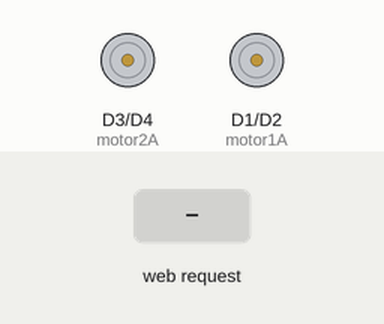
The sketch below on a simulated ESP8266 (NodeMCU). Parts: motor-driver pin pairs drawn as motors (green arrow = first pin HIGH = forward, orange = second pin HIGH = backward, longer = more drive). The test bench sets the inputs (shaded band). WiFi joins after 1.5 s; servers stay silent unless stated; what the sketch prints to the serial monitor is not drawn.

Above: at 3.2 s.
3.3 s: HTTP request GET /FORWARD received
At 4.5 s:
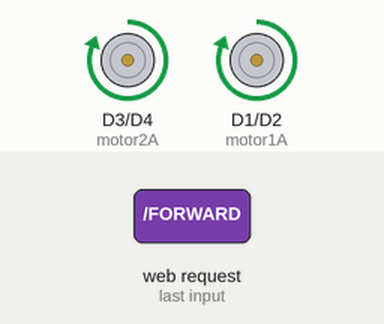
4.8 s: HTTP request GET /BACKWARD received
At 5.8 s:
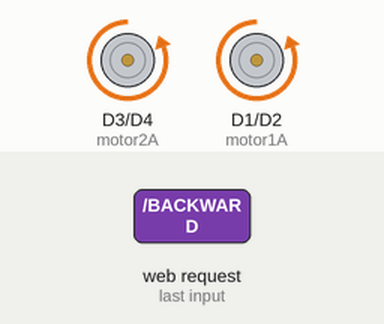
6.3 s: HTTP request GET /LEFT received
At 6.9 s:
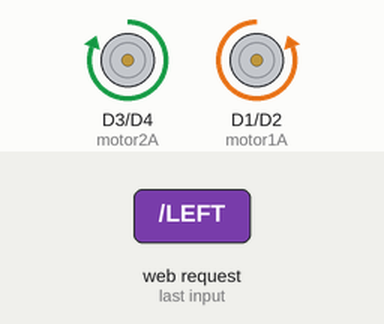
7.8 s: HTTP request GET /RIGHT received
At 9.0 s:
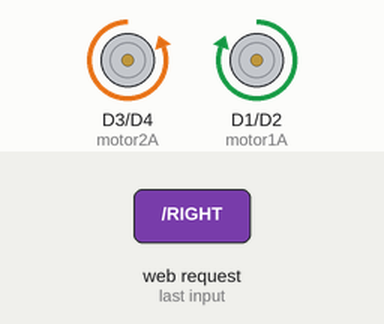
9.3 s: HTTP request GET /STOP received
At 10.4 s:
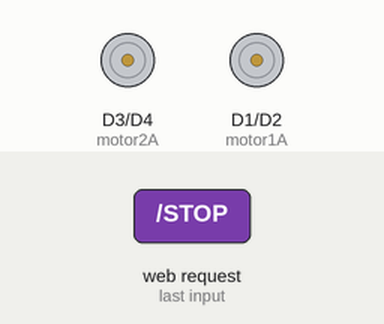
Timing chart, 0 to 11.8 s (numbered marks = the images above; inputs shaded):
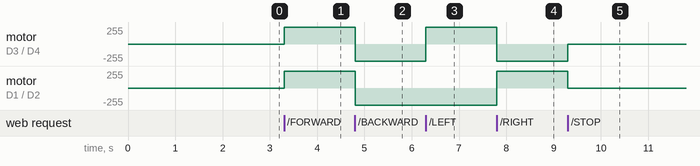

Measured:
- after the input at 3.3 s, motor on D3 (motor2A) / D4 (motor2B), motor on D1 (motor1A) / D2 (motor1B): stopped → forward 255/255 at once
- after the input at 4.8 s, motor on D3 (motor2A) / D4 (motor2B), motor on D1 (motor1A) / D2 (motor1B): forward 255/255 → backward 255/255 at once
- after the input at 6.3 s, motor on D3 (motor2A) / D4 (motor2B): backward 255/255 → forward 255/255 at once
- after the input at 7.8 s, motor on D3 (motor2A) / D4 (motor2B): forward 255/255 → backward 255/255 at once; motor on D1 (motor1A) / D2 (motor1B): backward 255/255 → forward 255/255 at once
- after the input at 9.3 s, motor on D3 (motor2A) / D4 (motor2B): backward 255/255 → stopped at once; motor on D1 (motor1A) / D2 (motor1B): forward 255/255 → stopped at once

The sketch:

nodemcu-car.ino
```cpp
#include <ESP8266WiFi.h>

const char* ssid = "nawaf";
const char* password = "nawaf123";

WiFiServer server(80);

// Motor pins
const int motor1A = D1;
const int motor1B = D2;
const int motor2A = D3;
const int motor2B = D4;

void setup() {
  Serial.begin(115200);

  // Set motor pins as outputs
  pinMode(motor1A, OUTPUT);
  pinMode(motor1B, OUTPUT);
  pinMode(motor2A, OUTPUT);
  pinMode(motor2B, OUTPUT);

  // Connect to Wi-Fi
  WiFi.begin(ssid, password);
  while (WiFi.status() != WL_CONNECTED) {
    delay(1000);
    Serial.println("Connecting to WiFi...");
  }

  Serial.println("Connected to WiFi");
  server.begin();
}

void loop() {
  WiFiClient client = server.available();
  if (client) {
    String request = client.readStringUntil('\r');
    client.flush();

    // Control motors based on HTTP request
    if (request.indexOf("/FORWARD") != -1) {
      forward();
    } else if (request.indexOf("/BACKWARD") != -1) {
      backward();
    } else if (request.indexOf("/LEFT") != -1) {
      left();
    } else if (request.indexOf("/RIGHT") != -1) {
      right();
    } else if (request.indexOf("/STOP") != -1) {
      stop();
    }

    // Send a simple HTML response
    client.println("HTTP/1.1 200 OK");
    client.println("Content-Type: text/html");
    client.println();
    client.println("<html><body>");
    client.println("<h1>Control Car</h1>");
    client.println("<a href=\"/FORWARD\">Forward</a><br>");
    client.println("<a href=\"/BACKWARD\">Backward</a><br>");
    client.println("<a href=\"/LEFT\">Left</a><br>");
    client.println("<a href=\"/RIGHT\">Right</a><br>");
    client.println("<a href=\"/STOP\">Stop</a><br>");
    client.println("</body></html>");

    delay(1);
    client.stop();
  }
}

void forward() {
  digitalWrite(motor1A, HIGH);
  digitalWrite(motor1B, LOW);
  digitalWrite(motor2A, HIGH);
  digitalWrite(motor2B, LOW);
}

void backward() {
  digitalWrite(motor1A, LOW);
  digitalWrite(motor1B, HIGH);
  digitalWrite(motor2A, LOW);
  digitalWrite(motor2B, HIGH);
}

void left() {
  digitalWrite(motor1A, LOW);
  digitalWrite(motor1B, HIGH);
  digitalWrite(motor2A, HIGH);
  digitalWrite(motor2B, LOW);
}

void right() {
  digitalWrite(motor1A, HIGH);
  digitalWrite(motor1B, LOW);
  digitalWrite(motor2A, LOW);
  digitalWrite(motor2B, HIGH);
}

void stop() {
  digitalWrite(motor1A, LOW);
  digitalWrite(motor1B, LOW);
  digitalWrite(motor2A, LOW);
  digitalWrite(motor2B, LOW);
}
```
